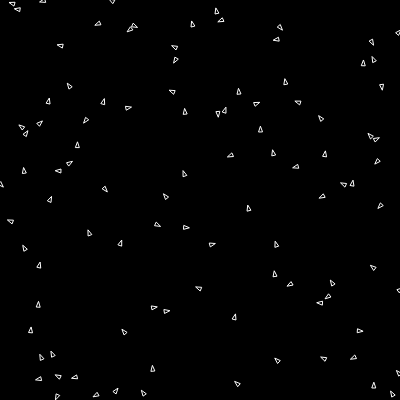
Frame 1 (no input)
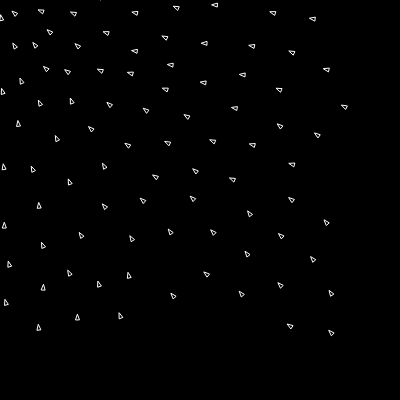
Frame 60 (no input)
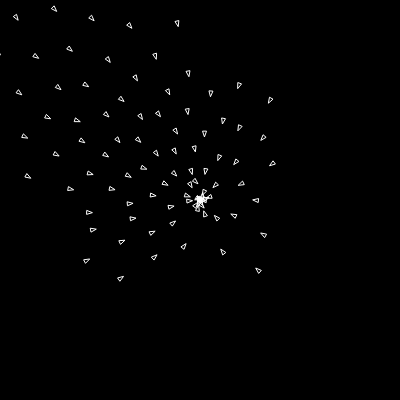
Frame 120 (the mouse pressed at the canvas centre since frame 60)

The p5.js sketch that drew these frames (run headless with seeded random() and noise() and a simulated clock; from frame 60 on, the mouse is pressed at the canvas centre):

// p5.js sketch
// ── sketch.js
// walkers follow the mouse while also trying 
// to keep some distance from other walkers

class Walker {
  constructor(x = random(width), y = random(height)) {
    walkers.push(this);
    this.pos = createVector(x, y);
    this.vel = createVector(random(-1, 1), random(-1, 1));
    this.acc = createVector();
    this.maxForce = 0.5;
    this.maxSpeed = 2;
    this.r = 3;
  }

  seek(target) {
    let desiredVel = p5.Vector.sub(target, this.pos);
    //desiredVel.normalize();
    desiredVel.limit(this.maxSpeed);
    let steering = p5.Vector.sub(desiredVel, this.vel);
    steering.limit(this.maxForce);
    this.acc.add(steering);
  }

  separate() {
    let count = 0;
    let steering = createVector(); 
    walkers.forEach((w) => {
      let d = p5.Vector.dist(this.pos, w.pos);
      if (this != w && d < 40) {
        count++;
        let diff =  p5.Vector.sub(this.pos, w.pos);
        diff.div(d * d);
        steering.add(diff);
      }
    });
    if (count) {
      steering.div(count);
      steering.setMag(this.maxSpeed);
      steering.sub(this.vel);
      steering.limit(this.maxForce);
    }
    this.acc.add(steering);
  }

  update() {
    this.vel.add(this.acc);
    this.pos.add(this.vel);
    this.acc.mult(0);
  }

  draw() {
    stroke(255);
    const angle = this.vel.heading();
    const delta = 2.5;
    stroke(255);
    noFill();
    triangle(
      this.pos.x + cos(angle) * this.r,
      this.pos.y + sin(angle) * this.r,
      this.pos.x + cos(angle + delta) * this.r,
      this.pos.y + sin(angle + delta) * this.r,
      this.pos.x + cos(angle - delta) * this.r,
      this.pos.y + sin(angle - delta) * this.r
    );
  }
}


const walkers = [],
  mouse = new p5.Vector();

function setup() {
  createCanvas(400, 400);
  background(0);
  for (let i = 0; i < 100; i++) {
    new Walker();
  }
}

function draw() {
  background(0);
  for (let i = 0; i < walkers.length; i++) {
    walkers[i].seek(mouse.set(mouseX, mouseY));
    walkers[i].separate();
    walkers[i].update();
    walkers[i].draw();
  }
}
